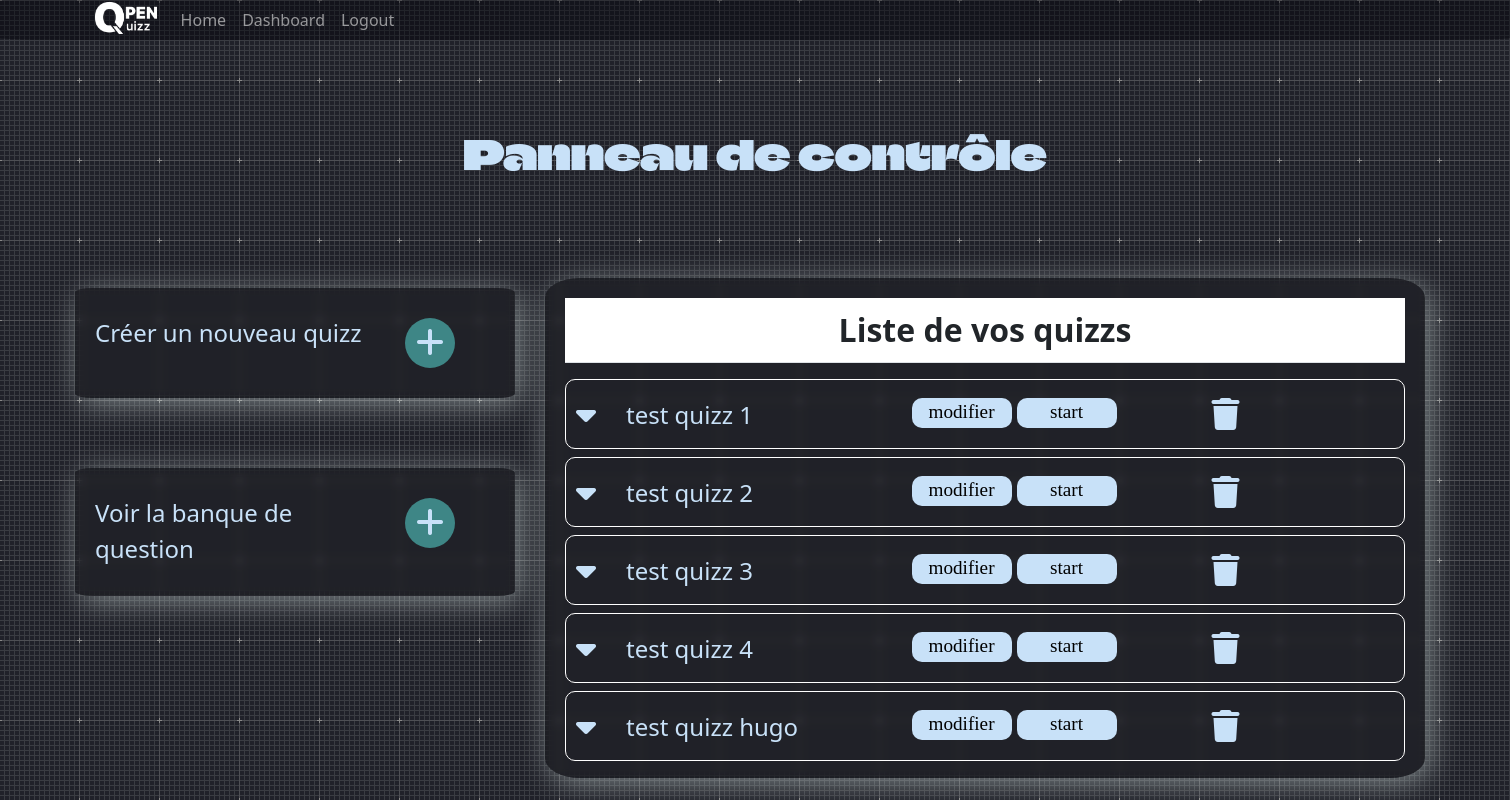
Before: /dashboard/ (signed in) with the older database file.
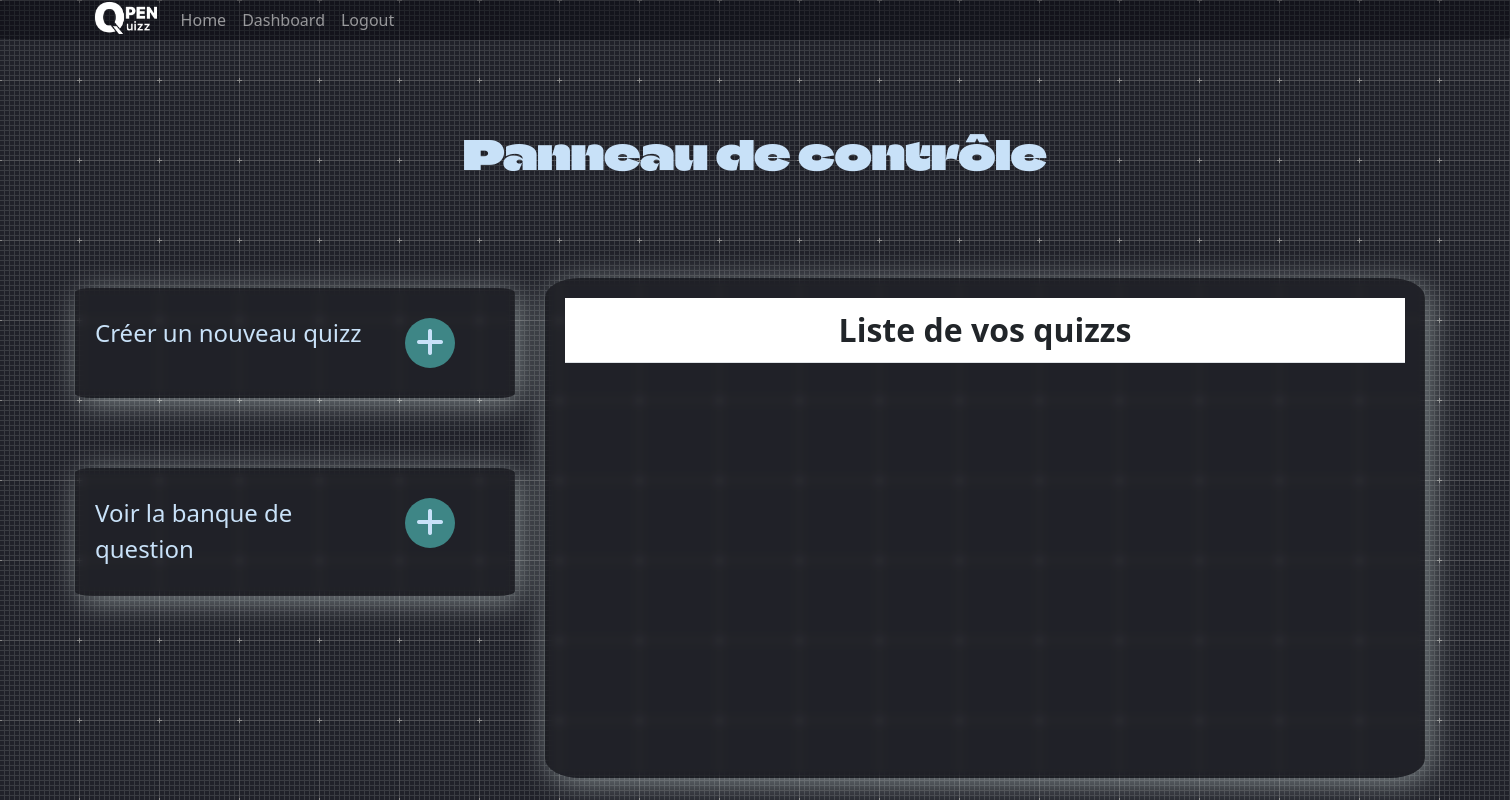
After: the same page with the newer database file.
### administrateur/models.py (models this page shows)
class Quizz(models.Model):
    id = models.UUIDField(primary_key=True, default=uuid.uuid4, editable=False)
    pseudo = models.CharField(max_length=255)
    name = models.CharField(max_length=255, default="null")
    questions = models.TextField(default="")
    mode = models.CharField(max_length=255)
    timer = models.IntegerField(default=0)
    afficher = models.BooleanField(default=False)
    stocker = models.BooleanField(default=False)
    numero = models.IntegerField(default=0)  # ne sert à rien d 'autre que la simplification du processus de suppression de questions

### administrateur/views.py (the view, shortened to what this page needs)
# urls.py: path('dashboard/', dashboard, name="dashboard"),
@login_required
def dashboard(request):
    quizzs = Quizz.objects.all().filter(pseudo=str(request.user.username))
    for k in range(len(quizzs)):
        quizzs[k].numero = k
        quizzs[k].save()
    context = {
        "quizzs":quizzs,
    }
    return render(request, "administrateur/dashboard.html", context)

### administrateur/templates/administrateur/dashboard.html (shortened to what this page needs)
{% load static %}
<!DOCTYPE html>
<html lang="fr">
<head>
    <link rel="stylesheet" href="{% static 'administrateur/css/dashboard.css' %}">
    <link href="https://cdn.jsdelivr.net/npm/bootstrap@5.3.0-alpha1/dist/css/bootstrap.min.css" rel="stylesheet">
</head>
<body>
    {% include 'OpenQuizz/navbarconnected.html' %}
    <div class="main">
    <div class="titleup">
        <h1 class="alltitre">Panneau de contrôle</h1>
    </div>
        <div class="all">
            <div class="gauche">
                <div class="creer_quizz">
                    <div class="texte1">
                    <p>Créer un nouveau quizz</p>
                    </div>
                    <div class="bouton2">
                        <div class="cercle2">
                            <a href="/creation-quizz/">
                            <div class="a">
                                <i class="fa-solid fa-plus"></i>
                            </div>
                                </a>
                        </div>
                    </div>
                </div>
                <div class="lancer_quizz">
                    <div class="texte1">
                        <p>Voir la banque de question</p>
                    </div>
                    <div class="bouton3">
                        <div class="cercle3">
                           <a href="/banque-question/">
                            <div class="a">
                                <i class="fa-solid fa-plus"></i>
                            </div>
                                </a>
                        </div>
                        </div>
                    </div>
                </div>
            <div class="droite">
                <div class="tableau">
                    <table id="table3" class="table">
                        <tr>
                            <th class="titre">Liste de vos quizzs</th>
                        </tr>
                    </table>
                       <div class="displayquestions">
                        {% for quizz in quizzs %}
                                <div class="question" id="{{quizz.numero}}quizz">
                                <div class="partiesup">
                                <div class="downarrow" id="{{quizz.numero}}" name="downarrow{quizz.numero}}">
                                    <div class="al">
                                    <i class="fa-sharp fa-solid fa-caret-down"></i>
                                    </div>
                                </div>
                                    <div class="display">
                                    <div class="texteq">
                                        <p class="{{quizz.numero}}">{{quizz.name}}</p>
                                    </div>
                                    <div class="edit">
                                    <div class="modify">
                                        <a href="{% url 'administrateur:modifyquizz' id=quizz.id %}">
                                            <div class="cadremofidy" id="{{quizz.numero}}">
                                            <p>modifier</p>
                                        </a>
                                    </div>
                                    </div>
                                <div class="startquizz">
                                    <div class="cadre">
                                        <p>start</p>
                                    </div>
                                </div>
                                        </div>
                                    <div class="supp" id="{{quizz.numero}}">
                                        <div class="a" id="suppbin">
                                            <i class="fa-solid fa-trash"></i>
                                        </div>
                                    </div>
                                        </div>
                                </div>
                                </div>
                        {% endfor %}
                 </div>
                </div>
            </div>
        </div>
    </div>
</body>
</html>

Changed rows visible on the page:
removed Quizz: name "test quizz 1"
removed Quizz: name "test quizz 2"
removed Quizz: name "test quizz 3"
removed Quizz: name "test quizz 4"
removed Quizz: name "test quizz hugo"
